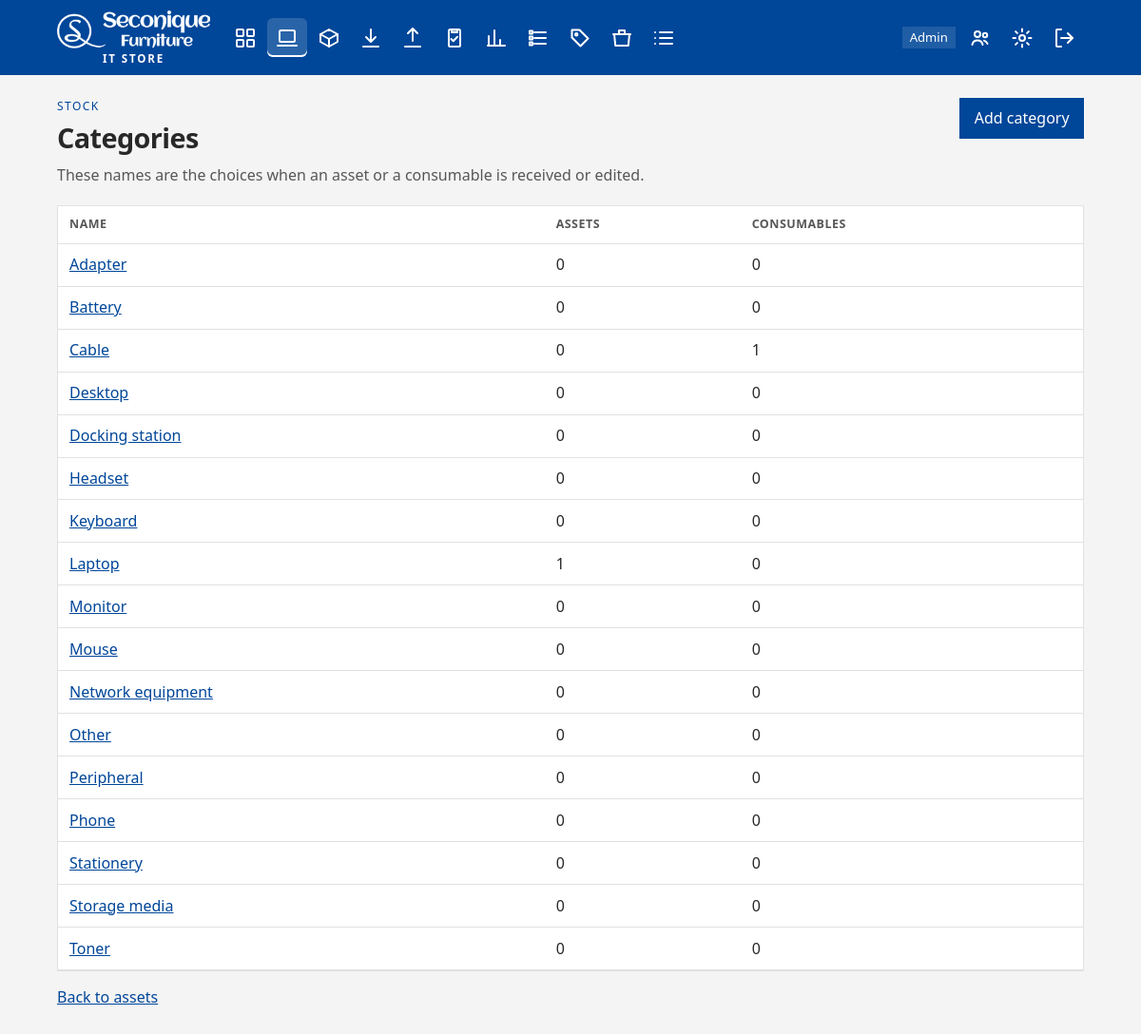
/assets/categories/ (signed in), run on the app's committed database.
### stockroom/models.py (models this page shows, shortened)
class AssetCategory(models.Model):
    name = models.CharField(max_length=100, unique=True)
    class Meta:
        db_table = "asset_categories"
        ordering = ["name"]

### stockroom/views/assets.py (the view)
# urls.py: path("assets/categories/", assets.category_list, name="asset_category_list"),
@role_required(ADMIN)
def category_list(request):
    categories = []
    for category in AssetCategory.objects.all():
        category.asset_count = Asset.objects.filter(category=category.name).count()
        category.consumable_count = Consumable.objects.filter(category=category.name).count()
        categories.append(category)
    return render(request, "stockroom/assets/categories.html", {"categories": categories})

### stockroom/context_processors.py (called while the page is built)
def stockroom_context(request):
    user = request.user
    if not user.is_authenticated:
        return {"scanner_auto_submit": True, "store_role": None}
    prefs = get_settings(user)
    return {
        "store_role": primary_role(user),
        "is_store_admin": has_role(user, (ADMIN,)),
        "is_operational": has_role(user, OPERATIONAL),
        "can_report": has_role(user, REPORTING_ACCESS),
        "scanner_auto_submit": prefs.scanner_auto_submit,
        "store_settings": prefs,
    }

### stockroom/models.py (called while the page is built)
def get_settings(user):
    setting, _created = UserSetting.objects.get_or_create(user=user)
    return setting

### stockroom/roles.py (called while the page is built, shortened)
def role_names(user):
    if not getattr(user, "is_authenticated", False):
        return set()
    names = set(user.groups.values_list("name", flat=True))
    if user.is_superuser:
        names.add(ADMIN)
    return names

def has_role(user, roles):
    return bool(role_names(user) & set(roles))

def primary_role(user):
    names = role_names(user)
    if ADMIN in names:
        return ADMIN

### stockroom/views/common.py (called while the page is built)
def role_required(*roles):
    def decorator(view):
        @login_required
        @wraps(view)
        def wrapper(request, *args, **kwargs):
            if not has_role(request.user, roles):
                messages.error(
                    request, "Your account does not have access to that page."
                )
                return redirect(home_url_name(request.user))
            return view(request, *args, **kwargs)
        return wrapper
    return decorator

### stockroom/templates/stockroom/assets/categories.html (shortened to what this page needs)
{% extends "stockroom/base.html" %}
{% block content %}
<header class="page-head">
  <div>
    <p class="eyebrow">Stock</p>
    <h1>Categories</h1>
    <p class="lede">These names are the choices when an asset or a consumable is received or edited.</p>
  </div>
  <a class="btn btn-primary" href="{% url 'asset_category_create' %}">Add category</a>
</header>
{% if categories %}
  <div class="table-wrap">
    <table>
      <thead>
        <tr>
          <th>Name</th><th>Assets</th><th>Consumables</th>
        </tr>
      </thead>
      <tbody>
        {% for category in categories %}
          <tr>
            <td data-label="Name"><a href="{% url 'asset_category_edit' category.pk %}">{{ category.name }}</a></td>
            <td data-label="Assets">{{ category.asset_count }}</td>
            <td data-label="Consumables">{{ category.consumable_count }}</td>
          </tr>
        {% endfor %}
      </tbody>
    </table>
  </div>
{% else %}
  <section class="panel empty-panel">
    <h2>No categories yet</h2>
    <p>Add a category before receiving stock.</p>
  </section>
{% endif %}
<p><a href="{% url 'asset_list' %}">Back to assets</a></p>
{% endblock %}

### stockroom/templates/stockroom/base.html (shortened to what this page needs)
<!DOCTYPE html>
<html lang="en-GB">
<head>
  {% load static %}
  <link rel="stylesheet" href="{% static 'stockroom/css/app.css' %}?v=14">
</head>
<body class="{% block body_class %}{% endblock %}" data-scanner-submit="{{ scanner_auto_submit|yesno:'true,false' }}">
  {% block nav %}
  <header class="topbar">
    <div class="topbar-inner">
      <a class="brand" href="{% url 'home' %}">
        <img src="{% static 'stockroom/img/seconique-logo-white.png' %}?v=2" alt="Seconique Furniture">
        <small>IT Store</small>
      </a>
      <nav class="nav" aria-label="Primary">
        {% if is_operational %}
          <a href="{% url 'dashboard' %}" aria-label="Dashboard" >{% include "stockroom/partials/icon.html" with icon="dashboard" %}</a>
          <a href="{% url 'asset_list' %}" aria-label="Assets" {% if 'asset' in request.resolver_match.url_name %}aria-current="page"{% endif %}>{% include "stockroom/partials/icon.html" with icon="assets" %}<span class="nav-tip">Assets</span></a>
          <a href="{% url 'consumable_list' %}" aria-label="Consumables" >{% include "stockroom/partials/icon.html" with icon="consumables" %}</a>
          <a href="{% url 'goods_in' %}" aria-label="Goods in" >{% include "stockroom/partials/icon.html" with icon="goods-in" %}</a>
          <a href="{% url 'goods_out' %}" aria-label="Goods out" >{% include "stockroom/partials/icon.html" with icon="goods-out" %}</a>
          <a href="{% url 'stocktake_home' %}" aria-label="Stocktake" >{% include "stockroom/partials/icon.html" with icon="stocktake" %}</a>
        {% endif %}
        {% if can_report %}
          <a href="{% url 'analytics' %}" aria-label="Analytics" >{% include "stockroom/partials/icon.html" with icon="analytics" %}</a>
        {% endif %}
        {% if is_operational or can_report %}
          <a href="{% url 'store_contents' %}" aria-label="Store list" >{% include "stockroom/partials/icon.html" with icon="contents" %}</a>
          <a href="{% url 'attribute_report' %}" aria-label="Attributes" >{% include "stockroom/partials/icon.html" with icon="attributes" %}</a>
          {% if is_store_admin %}
            <a href="{% url 'bin_location_list' %}" aria-label="Bin locations" >{% include "stockroom/partials/icon.html" with icon="bins" %}</a>
          {% endif %}
          <a href="{% url 'usage_list' %}" aria-label="Usage" >{% include "stockroom/partials/icon.html" with icon="usage" %}</a>
        {% endif %}
      </nav>
      <div class="account">
        {% if store_role %}<span class="role">{{ store_role }}</span>{% endif %}
        {% if is_store_admin %}
          <a class="icon-btn" href="{% url 'user_list' %}" aria-label="Users" >{% include "stockroom/partials/icon.html" with icon="users" %}</a>
        {% endif %}
        <a class="icon-btn" href="{% url 'user_settings' %}" aria-label="Settings">{% include "stockroom/partials/icon.html" with icon="settings" %}<span class="nav-tip">Settings</span></a>
        <form method="post" action="{% url 'logout' %}">
          <button type="submit" class="icon-btn" aria-label="Sign out">{% include "stockroom/partials/icon.html" with icon="sign-out" %}<span class="nav-tip">Sign out</span></button>
        </form>
      </div>
    </div>
  </header>
  {% endblock %}
  <main class="page">
    {% block content %}{% endblock %}
  </main>
</body>
</html>

### stockroom/templates/stockroom/partials/icon.html
<svg class="nav-svg" viewBox="0 0 24 24" aria-hidden="true">
  {% if icon == "dashboard" %}
    <rect x="3" y="3" width="7" height="7" rx="1"></rect>
    <rect x="14" y="3" width="7" height="7" rx="1"></rect>
    <rect x="3" y="14" width="7" height="7" rx="1"></rect>
    <rect x="14" y="14" width="7" height="7" rx="1"></rect>
  {% elif icon == "assets" %}
    <rect x="4" y="4" width="16" height="12" rx="1.5"></rect>
    <path d="M2 20h20"></path>
  {% elif icon == "consumables" %}
    <path d="M21 8l-9-5-9 5 9 5 9-5z"></path>
    <path d="M3 8v8l9 5 9-5V8"></path>
    <path d="M12 13v8"></path>
  {% elif icon == "goods-in" %}
    <path d="M12 3v12"></path>
    <path d="M7 11l5 5 5-5"></path>
    <path d="M4 21h16"></path>
  {% elif icon == "goods-out" %}
    <path d="M12 15V3"></path>
    <path d="M7 7l5-5 5 5"></path>
    <path d="M4 21h16"></path>
  {% elif icon == "stocktake" %}
    <rect x="6" y="3" width="12" height="18" rx="1.5"></rect>
    <path d="M9 3.5h6V6H9z"></path>
    <path d="M8.5 13l2.2 2.2 4.3-4.4"></path>
  {% elif icon == "analytics" %}
    <path d="M4 20V10"></path>
    <path d="M10 20V4"></path>
    <path d="M16 20v-6"></path>
    <path d="M3 20h18"></path>
  {% elif icon == "contents" %}
    <path d="M8 6h12"></path>
    <path d="M8 12h12"></path>
    <path d="M8 18h12"></path>
    <rect x="3" y="4.5" width="3" height="3"></rect>
    <rect x="3" y="10.5" width="3" height="3"></rect>
    <rect x="3" y="16.5" width="3" height="3"></rect>
  {% elif icon == "attributes" %}
    <path d="M20.5 12.5l-8 8-9-9V3.5h8l9 9z"></path>
    <circle cx="8.2" cy="8.2" r="1.2"></circle>
  {% elif icon == "bins" %}
    <path d="M4 8h16l-1.2 12H5.2L4 8z"></path>
    <path d="M3 8h18"></path>
    <path d="M9 8V4h6v4"></path>
  {% elif icon == "usage" %}
    <path d="M8 6h13"></path>
    <path d="M8 12h13"></path>
    <path d="M8 18h13"></path>
    <path d="M3 6h.01"></path>
    <path d="M3 12h.01"></path>
    <path d="M3 18h.01"></path>
  {% elif icon == "users" %}
    <circle cx="9" cy="8" r="3"></circle>
    <path d="M3.5 19c.6-2.8 2.8-4.5 5.5-4.5s4.9 1.7 5.5 4.5"></path>
    <circle cx="17" cy="9" r="2.2"></circle>
    <path d="M16 14.7c1.5.4 2.8 1.4 3.5 3.3"></path>
  {% elif icon == "settings" %}
    <circle cx="12" cy="12" r="3"></circle>
    <path d="M12 2.5v2.5"></path>
    <path d="M12 19v2.5"></path>
    <path d="M2.5 12H5"></path>
    <path d="M19 12h2.5"></path>
    <path d="M5.1 5.1l1.8 1.8"></path>
    <path d="M17.1 17.1l1.8 1.8"></path>
    <path d="M18.9 5.1l-1.8 1.8"></path>
    <path d="M6.9 17.1l-1.8 1.8"></path>
  {% elif icon == "sign-out" %}
    <path d="M9 21H5a1 1 0 0 1-1-1V4a1 1 0 0 1 1-1h4"></path>
    <path d="M16 17l5-5-5-5"></path>
    <path d="M21 12H9"></path>
  {% endif %}
</svg>

### stockroom/static/stockroom/css/app.css (style rules this page uses)
:root { --ink: #282828; --muted: #575757; --paper: #f4f4f4; --panel: #ffffff; --line: #e1e1e1; --pine: #004699; --pine-deep: #00356e; --copper: #004699; --copper-soft: #e0eaec; --good: #1f7a4d; --good-soft: #e5f3eb; --warn: #8a5a12; --warn-soft: #f8efd8; --bad: #b30000; --bad-soft: #f8e4e2; --shadow: 0 12px 30px rgba(0, 35, 80, 0.06); color: var(--ink); background: var(--paper); font-family: "Segoe UI", "Avenir Next", sans-serif; line-height: 1.45; }
* { box-sizing: border-box; }
body { margin: 0; min-height: 100vh; }
a { color: var(--pine); }
h1, h2 { font-weight: 650; letter-spacing: -0.02em; margin: 0; }
h1 { font-size: 1.8rem; }
.topbar { background: var(--pine); color: #ffffff; position: sticky; top: 0; z-index: 30; }
.topbar a { color: inherit; text-decoration: none; }
.topbar-inner { max-width: 1120px; margin: 0 auto; padding: 0.7rem 1.25rem; display: flex; gap: 1rem; align-items: center; flex-wrap: wrap; }
.brand { display: flex; flex-direction: column; align-items: center; gap: 0.2rem; }
.brand img { height: 42px; width: auto; display: block; }
.brand small { color: #ffffff; letter-spacing: 0.16em; text-transform: uppercase; font-size: 0.72rem; font-weight: 700; line-height: 1; }
.nav, .account { display: flex; flex-wrap: wrap; gap: 0.15rem; align-items: center; }
.account { margin-left: auto; }
.nav a, .icon-btn { position: relative; display: inline-flex; align-items: center; justify-content: center; width: 2.6rem; height: 2.6rem; padding: 0; border: 0; border-radius: 6px; background: transparent; color: #ffffff; cursor: pointer; }
.nav-svg { width: 1.5rem; height: 1.5rem; fill: none; stroke: currentColor; stroke-width: 2; stroke-linecap: round; stroke-linejoin: round; }
.nav a[aria-current="page"], .icon-btn[aria-current="page"] { background: rgba(255, 255, 255, 0.16); box-shadow: inset 0 -2px 0 #ffffff; }
.role { background: rgba(255, 255, 255, 0.12); padding: 0.15rem 0.5rem; font-size: 0.82rem; margin-right: 0.2rem; }
.page { max-width: 1120px; margin: 0 auto; padding: 1.5rem 1.25rem 3rem; }
.page-head, .form-actions, .page-actions { display: flex; gap: 1rem; justify-content: space-between; align-items: flex-start; flex-wrap: wrap; }
.page-head { margin-bottom: 1.25rem; }
.eyebrow { text-transform: uppercase; letter-spacing: 0.12em; font-size: 0.75rem; color: var(--copper); margin: 0 0 0.25rem; }
.lede { color: var(--muted); margin: 0.4rem 0 0; }
.table-wrap { overflow-x: auto; background: var(--panel); border: 1px solid var(--line); margin-bottom: 0.8rem; }
table { width: 100%; border-collapse: collapse; }
th, td { text-align: left; padding: 0.65rem 0.75rem; border-bottom: 1px solid var(--line); vertical-align: top; }
th { font-size: 0.78rem; letter-spacing: 0.04em; text-transform: uppercase; color: var(--muted); }
.btn { display: inline-flex; align-items: center; justify-content: center; min-height: 2.7rem; padding: 0.4rem 0.9rem; border: 1px solid transparent; font: inherit; cursor: pointer; text-decoration: none; }
.btn-primary { background: var(--copper); color: white; }

### data on the page
AssetCategory: name "Adapter", asset_count "0", consumable_count "0"
AssetCategory: name "Battery", asset_count "0", consumable_count "0"
AssetCategory: name "Cable", asset_count "0", consumable_count "1"
AssetCategory: name "Desktop", asset_count "0", consumable_count "0"
AssetCategory: name "Docking station", asset_count "0", consumable_count "0"
AssetCategory: name "Headset", asset_count "0", consumable_count "0"
AssetCategory: name "Keyboard", asset_count "0", consumable_count "0"
AssetCategory: name "Laptop", asset_count "1", consumable_count "0"
AssetCategory: name "Monitor", asset_count "0", consumable_count "0"
AssetCategory: name "Mouse", asset_count "0", consumable_count "0"
AssetCategory: name "Network equipment", asset_count "0", consumable_count "0"
AssetCategory: name "Other", asset_count "0", consumable_count "0"
AssetCategory: name "Peripheral", asset_count "0", consumable_count "0"
AssetCategory: name "Phone", asset_count "0", consumable_count "0"
AssetCategory: name "Stationery", asset_count "0", consumable_count "0"
AssetCategory: name "Storage media", asset_count "0", consumable_count "0"
AssetCategory: name "Toner", asset_count "0", consumable_count "0"

### other printed values
{{ store_role }} "Admin"
